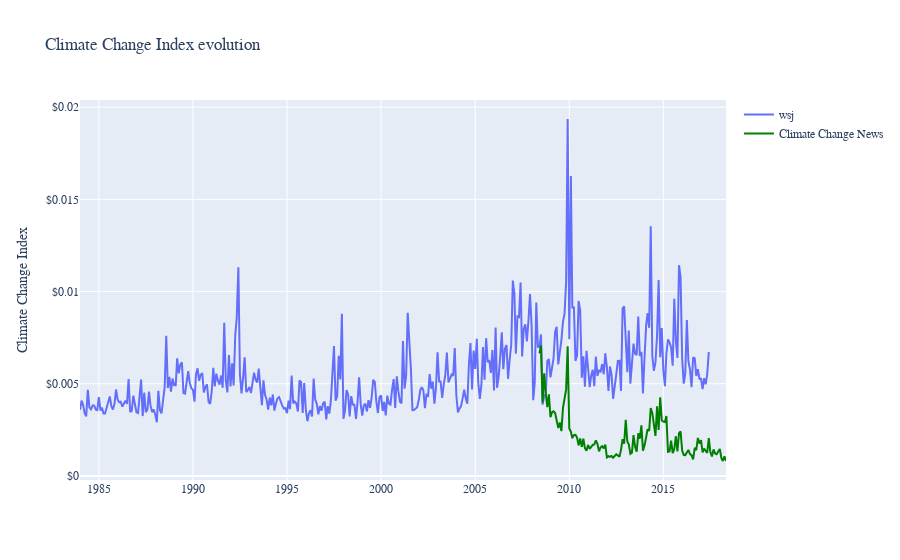

Here is the notebook cell this chart was saved with:
### Markdown cell above
Let's first plot the data we have. We have the evolution of the WSJ index since 1984 and the one of the Climate Change News since 2008.

### Code cell
labels={"chneg": "Climate Change News"}
fig = go.Figure()
fig.add_trace(go.Scatter(mode = 'lines', x = data['Date'], y = data['wsj'], name = 'wsj'))
fig.add_trace(go.Scatter(mode = 'lines', x = data['Date'], y = data['chneg'], name = 'Climate Change News', marker=dict(color='green')))
fig.update_yaxes(title = 'Climate Change Index',
    tickprefix="$", showgrid=True)
fig.update_layout( title = 'Climate Change Index evolution' ,
    font_family="Rockwell")

### Figure 1 — Plotly figure (JSON) as saved in the notebook; plotly's stock layout.template omitted (floating-point values rounded to 4 significant figures; data arrays with more than 128 entries replaced by an {"elided": "..."} marker saying what was removed)
{"data": [{"mode": "lines", "name": "wsj", "type": "scatter", "x": {"elided": "413 str values"}, "y": {"elided": "413 float values"}}, {"marker": {"color": "green"}, "mode": "lines", "name": "Climate Change News", "type": "scatter", "x": {"elided": "413 str values"}, "y": {"elided": "413 float values"}}], "layout": {"font": {"family": "Rockwell"}, "title": {"text": "Climate Change Index evolution"}, "yaxis": {"showgrid": true, "tickprefix": "$", "title": {"text": "Climate Change Index"}}}}
